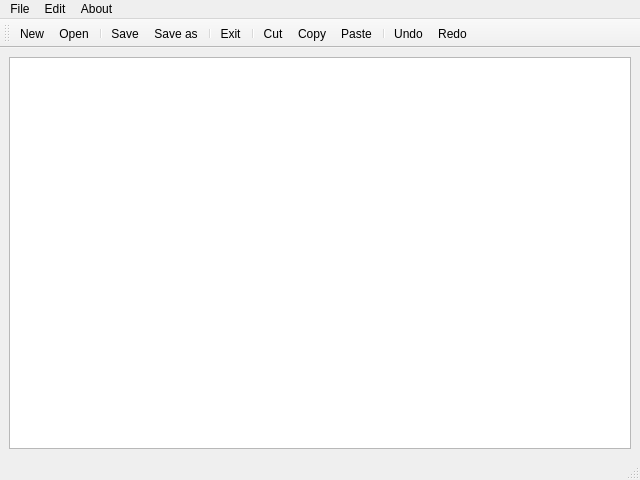
<?xml version="1.0" encoding="UTF-8"?>
<ui version="4.0">
 <class>CrabsEditor</class>
 <widget class="QMainWindow" name="CrabsEditor">
  <property name="windowModality">
   <enum>Qt::WindowModal</enum>
  </property>
  <property name="geometry">
   <rect>
    <x>0</x>
    <y>0</y>
    <width>640</width>
    <height>480</height>
   </rect>
  </property>
  <property name="minimumSize">
   <size>
    <width>640</width>
    <height>480</height>
   </size>
  </property>
  <property name="windowTitle">
   <string>CrabsEditor</string>
  </property>
  <property name="windowIcon">
   <iconset resource="resource.qrc">
    <normaloff>:/res/Crabs3D/img/crabs_editor.png</normaloff>:/res/Crabs3D/img/crabs_editor.png</iconset>
  </property>
  <widget class="QWidget" name="centralwidget">
   <layout class="QVBoxLayout" name="verticalLayout">
    <item>
     <widget class="QTextEdit" name="Editor">
      <property name="autoFormatting">
       <set>QTextEdit::AutoBulletList</set>
      </property>
     </widget>
    </item>
   </layout>
  </widget>
  <widget class="QMenuBar" name="menubar">
   <property name="geometry">
    <rect>
     <x>0</x>
     <y>0</y>
     <width>640</width>
     <height>22</height>
    </rect>
   </property>
   <widget class="QMenu" name="menuFile">
    <property name="title">
     <string>File</string>
    </property>
    <addaction name="actionNew"/>
    <addaction name="actionOpen"/>
    <addaction name="separator"/>
    <addaction name="actionSave"/>
    <addaction name="actionSave_as"/>
    <addaction name="separator"/>
    <addaction name="actionExit"/>
   </widget>
   <widget class="QMenu" name="menuEdit">
    <property name="title">
     <string>Edit</string>
    </property>
    <addaction name="actionCut"/>
    <addaction name="actionCopy"/>
    <addaction name="actionPaste"/>
    <addaction name="separator"/>
    <addaction name="actionUndo"/>
    <addaction name="actionRedo"/>
   </widget>
   <widget class="QMenu" name="menuAbout">
    <property name="title">
     <string>About</string>
    </property>
    <addaction name="actionAbout_CrabsEditor"/>
   </widget>
   <addaction name="menuFile"/>
   <addaction name="menuEdit"/>
   <addaction name="menuAbout"/>
  </widget>
  <widget class="QStatusBar" name="statusbar"/>
  <widget class="QToolBar" name="toolBar">
   <property name="windowTitle">
    <string>toolBar</string>
   </property>
   <attribute name="toolBarArea">
    <enum>TopToolBarArea</enum>
   </attribute>
   <attribute name="toolBarBreak">
    <bool>false</bool>
   </attribute>
   <addaction name="actionNew"/>
   <addaction name="actionOpen"/>
   <addaction name="separator"/>
   <addaction name="actionSave"/>
   <addaction name="actionSave_as"/>
   <addaction name="separator"/>
   <addaction name="actionExit"/>
   <addaction name="separator"/>
   <addaction name="actionCut"/>
   <addaction name="actionCopy"/>
   <addaction name="actionPaste"/>
   <addaction name="separator"/>
   <addaction name="actionUndo"/>
   <addaction name="actionRedo"/>
  </widget>
  <action name="actionNew">
   <property name="icon">
    <iconset resource="resource.qrc">
     <normaloff>:/res/CrabsEditor/img/New.png</normaloff>:/res/CrabsEditor/img/New.png</iconset>
   </property>
   <property name="text">
    <string>New</string>
   </property>
   <property name="shortcut">
    <string>Ctrl+N</string>
   </property>
  </action>
  <action name="actionOpen">
   <property name="icon">
    <iconset resource="resource.qrc">
     <normaloff>:/res/CrabsEditor/img/Open.png</normaloff>:/res/CrabsEditor/img/Open.png</iconset>
   </property>
   <property name="text">
    <string>Open</string>
   </property>
   <property name="shortcut">
    <string>Ctrl+O</string>
   </property>
  </action>
  <action name="actionSave">
   <property name="icon">
    <iconset resource="resource.qrc">
     <normaloff>:/res/CrabsEditor/img/Save_1.png</normaloff>:/res/CrabsEditor/img/Save_1.png</iconset>
   </property>
   <property name="text">
    <string>Save</string>
   </property>
   <property name="shortcut">
    <string>Ctrl+S</string>
   </property>
  </action>
  <action name="actionSave_as">
   <property name="icon">
    <iconset resource="resource.qrc">
     <normaloff>:/res/CrabsEditor/img/Save_as_1.png</normaloff>:/res/CrabsEditor/img/Save_as_1.png</iconset>
   </property>
   <property name="text">
    <string>Save as</string>
   </property>
   <property name="shortcut">
    <string>Ctrl+Shift+S</string>
   </property>
  </action>
  <action name="actionExit">
   <property name="icon">
    <iconset resource="resource.qrc">
     <normaloff>:/res/Crabs3D/img/exit.jpg</normaloff>:/res/Crabs3D/img/exit.jpg</iconset>
   </property>
   <property name="text">
    <string>Exit</string>
   </property>
   <property name="shortcut">
    <string>Ctrl+E</string>
   </property>
  </action>
  <action name="actionCut">
   <property name="icon">
    <iconset resource="resource.qrc">
     <normaloff>:/res/CrabsEditor/img/Cut_1.png</normaloff>:/res/CrabsEditor/img/Cut_1.png</iconset>
   </property>
   <property name="text">
    <string>Cut</string>
   </property>
   <property name="shortcut">
    <string>Ctrl+X</string>
   </property>
  </action>
  <action name="actionCopy">
   <property name="icon">
    <iconset resource="resource.qrc">
     <normaloff>:/res/CrabsEditor/img/Copy.png</normaloff>:/res/CrabsEditor/img/Copy.png</iconset>
   </property>
   <property name="text">
    <string>Copy</string>
   </property>
   <property name="shortcut">
    <string>Ctrl+C</string>
   </property>
  </action>
  <action name="actionPaste">
   <property name="icon">
    <iconset resource="resource.qrc">
     <normaloff>:/res/CrabsEditor/img/Paste.png</normaloff>:/res/CrabsEditor/img/Paste.png</iconset>
   </property>
   <property name="text">
    <string>Paste</string>
   </property>
   <property name="shortcut">
    <string>Ctrl+V</string>
   </property>
  </action>
  <action name="actionUndo">
   <property name="icon">
    <iconset resource="resource.qrc">
     <normaloff>:/res/CrabsEditor/img/Undo.png</normaloff>:/res/CrabsEditor/img/Undo.png</iconset>
   </property>
   <property name="text">
    <string>Undo</string>
   </property>
   <property name="shortcut">
    <string>Ctrl+Z</string>
   </property>
  </action>
  <action name="actionRedo">
   <property name="icon">
    <iconset resource="resource.qrc">
     <normaloff>:/res/CrabsEditor/img/Redo.png</normaloff>:/res/CrabsEditor/img/Redo.png</iconset>
   </property>
   <property name="text">
    <string>Redo</string>
   </property>
   <property name="shortcut">
    <string>Ctrl+Shift+Z</string>
   </property>
  </action>
  <action name="actionAbout_CrabsEditor">
   <property name="icon">
    <iconset resource="resource.qrc">
     <normaloff>:/res/Crabs3D/img/crabs_editor.png</normaloff>:/res/Crabs3D/img/crabs_editor.png</iconset>
   </property>
   <property name="text">
    <string>About CrabsEditor</string>
   </property>
  </action>
 </widget>
 <resources>
  <include location="resource.qrc"/>
 </resources>
 <connections/>
</ui>
